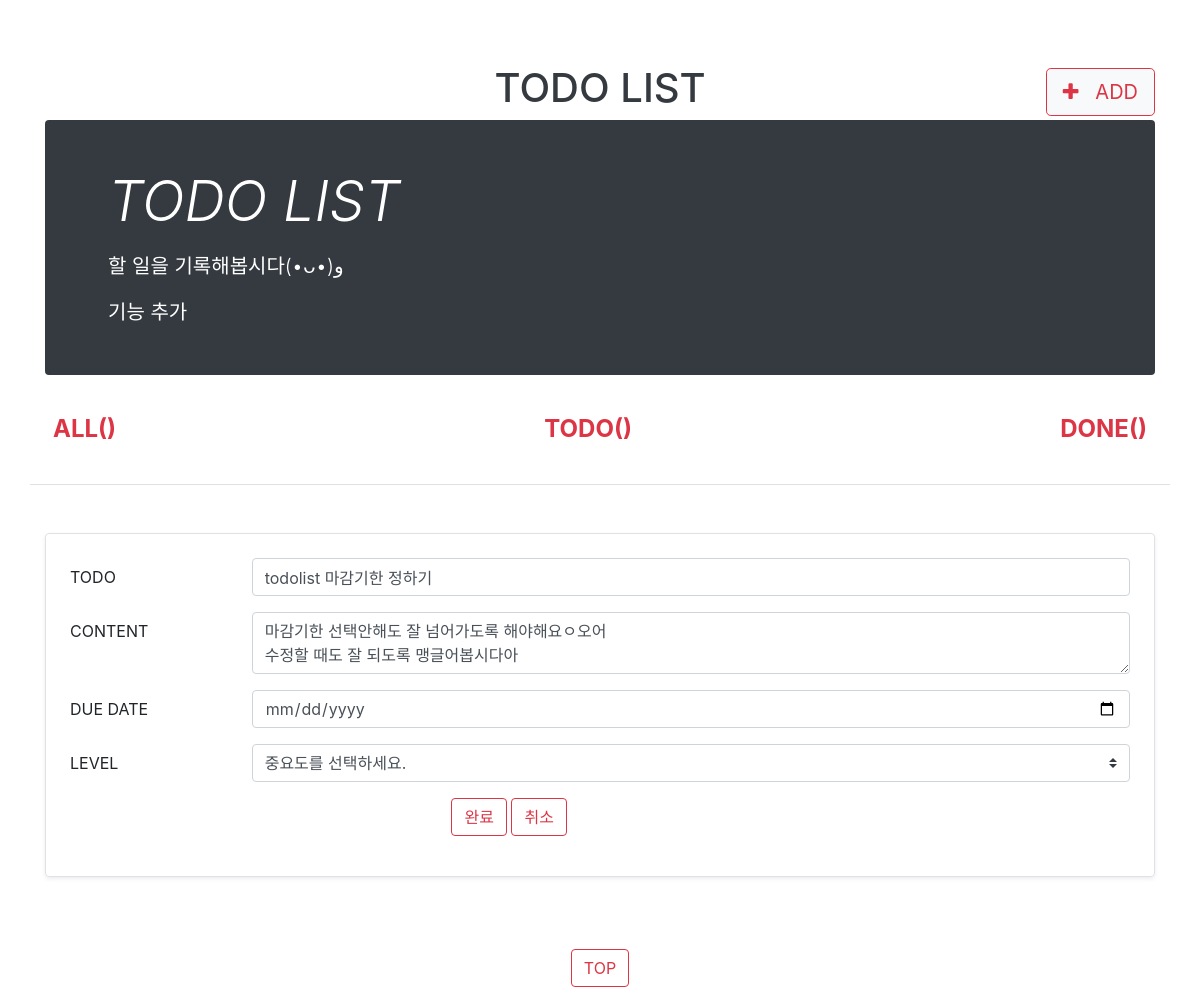
The page /todolist/edit/5 on the database its author committed.
### todolistapp/models.py (models this page shows, shortened)
class Todolist(models.Model):
    title = models.CharField(max_length=50)
    content = models.TextField(blank=True)
    done = models.BooleanField(default=False)
    due_date = models.DateField(blank=True, null=True)
    level = models.CharField(max_length=3, default=None, blank=True, null=True)

### todolistapp/views.py (the view, shortened to what this page needs)
# urls.py: path('todolist/edit/<int:todolist_id>', todolistapp.views.edit, name='edit'),
def edit(request, todolist_id):
    todolist = Todolist.objects.get(pk=todolist_id)
    return render(request, 'edit.html', {'todolist':todolist})

### todolistapp/templates/edit.html (shortened to what this page needs)
{% extends 'base.html'%}
{% block contents %}
<main role="main" class="container">
    <div class="row">
        <div class="col-md-12">
            <div class="row no-gutters border rounded overflow-hidden flex-md-row mb-4 shadow-sm h-md-250 position-relative">
                <div class="col p-4 d-flex flex-column position-static">
                    <form method="POST">
                        <div class="form-group row">
                            <label class="col-sm-2 col-form-label">TODO</label>
                            <div class="col-sm-10">
                            <input type="text" name="title" class="form-control" value="{{todolist.title}}" autofocus required>
                            </div>
                        </div>
                        <div class="form-group row">
                            <label class="col-sm-2 col-form-label">CONTENT</label>
                            <div class="col-sm-10">
                            <textarea name="content" class="form-control">{{todolist.content}}</textarea>
                            </div>
                        </div>
                        <div class="form-group row">
                            <label class="col-sm-2 col-form-label">DUE&nbsp;DATE</label>
                            <div class="col-sm-10">
                            <input type="date" name="due_date" class="form-control">
                            </div>
                        </div>
                        <div class="form-group row">
                            <label class="col-sm-2 col-form-label">LEVEL</label>
                            <div class="col-sm-10">
                                <select class="custom-select" name="level">
                                    <option selected value="">중요도를 선택하세요.</option>
                                </select>
                            </div>
                        </div>
                        <div class="form-group row">
                            <div class="col-sm-10 text-center">
                            <button type="submit" class="btn btn-outline-danger">완료</button>
                            <button type="reset" class="btn btn-outline-danger">취소</button>
                            </div>
                        </div>
                    </form>
                </div>
                </div>
            </div>
        </div>
</main>
{% endblock %}

### rows shown on the page
Todolist: title "todolist 마감기한 정하기", content "마감기한 선택안해도 잘 넘어가도록 해야해요ㅇ오어 수정할 때도 잘 되도록 맹글어봅시다아"
